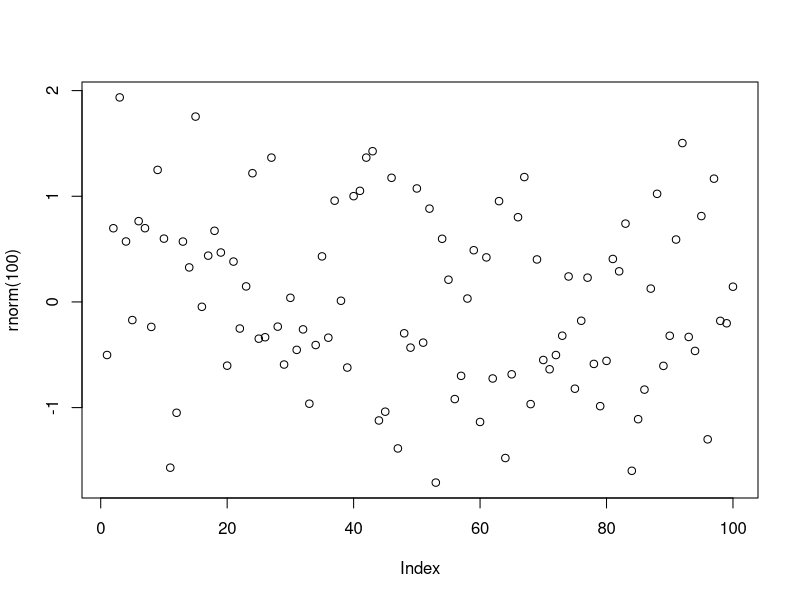

This chart was generated by the following R code:
## ---- chunk 1
  library(knitr)
  knitr::opts_chunk$set(echo = TRUE)
## ---- chunk 2
# some analysis
sorted_table <- mtcars[order(mtcars$mpg),]
## ---- chunk 3
  plot(rnorm(100))
## ---- chunk 4
knitr::kable(sorted_table, caption="This is a summary table.")
## ---- chunk 5
cat('\\pagebreak')
## ---- chunk 6
knitr::kable(sorted_table, caption="This is a summary table.")
